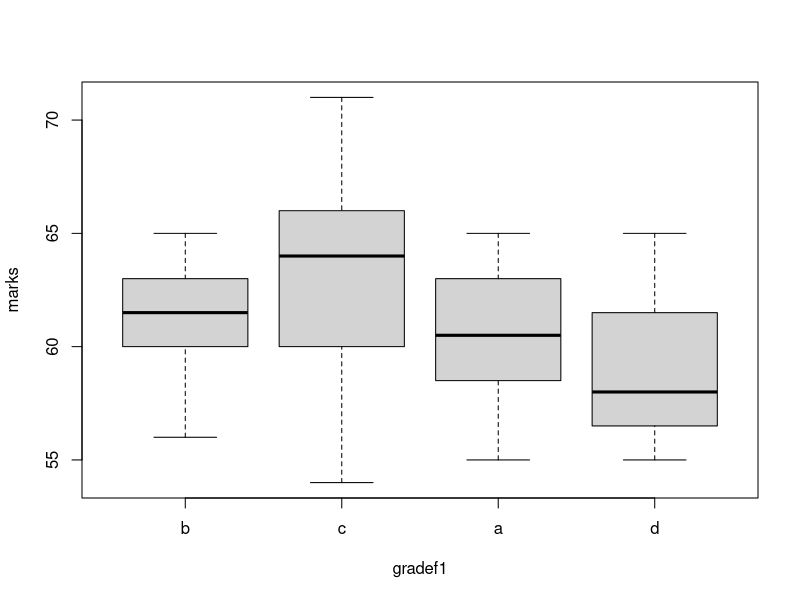

Here is the R script that generated this plot:
rollno=1:30
sname=paste('Student',1:30,sep='-')
df=data.frame(rollno,sname,stringsAsFactors =F)
df
summary(df)
gender=sample(c('M','F'),size=30,replace=T,prob=c(0.5,0.5))
df=data.frame(rollno,sname,gender,stringsAsFactors =F)
df
df$gender=factor(df$gender)
grade=sample(c('a','b','c','d'),size=30,replace=T,prob=c(.4,.2,.3,.1))
df=data.frame(rollno,sname,gender,grade,stringsAsFactors =F)
df
summary(grade)
gradef=factor(grade)
grade
summary(gradef)
table(gradef)
class(gradef)
gradef0=factor(grade,order=T)
gradef0
gradef1=factor(grade,order=T,levels=c('b','c','a','d'))
summary(gradef1)
gradef1
marks=ceiling(rnorm(30,mean=60,sd=5))
marks
student1=data.frame(marks,gender,gradef1)
boxplot(marks~gradef1,data=student1)
